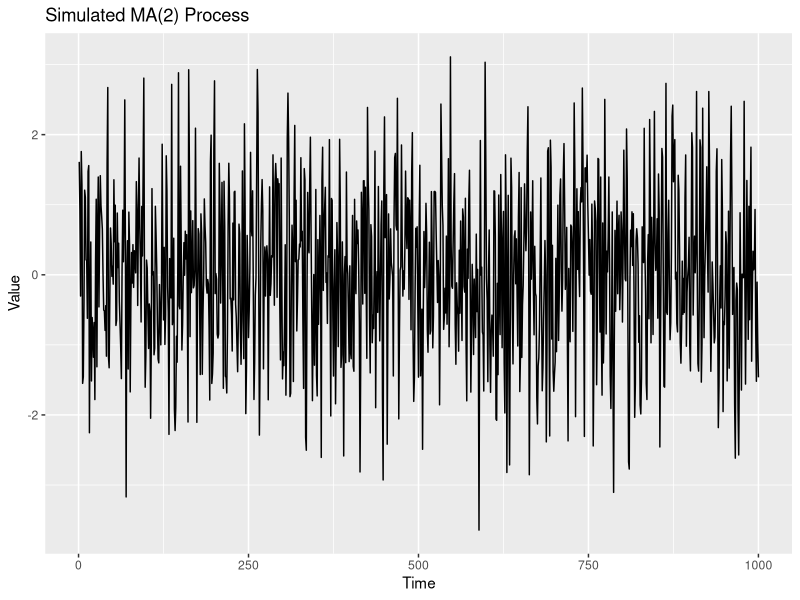
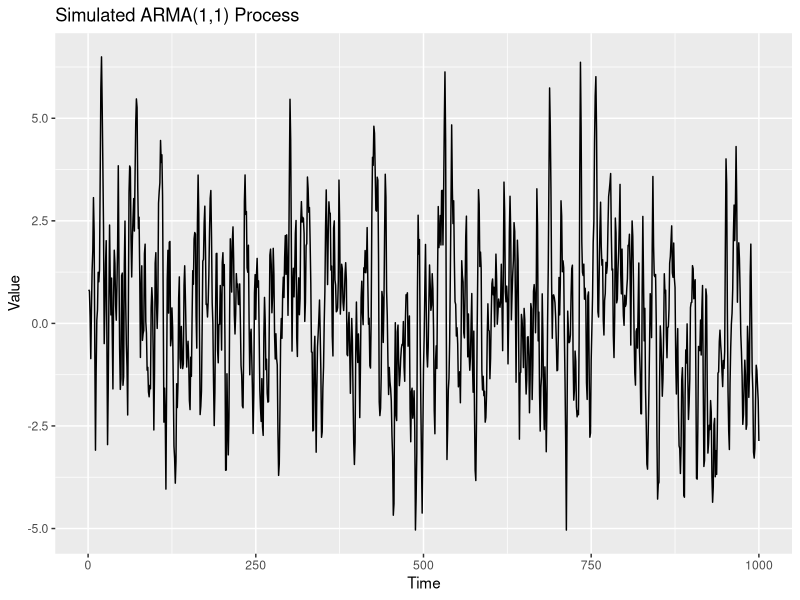
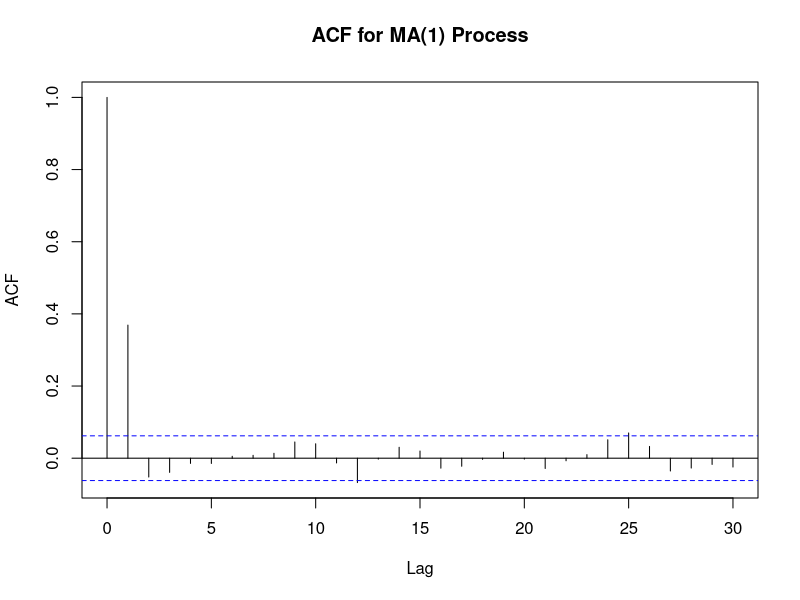
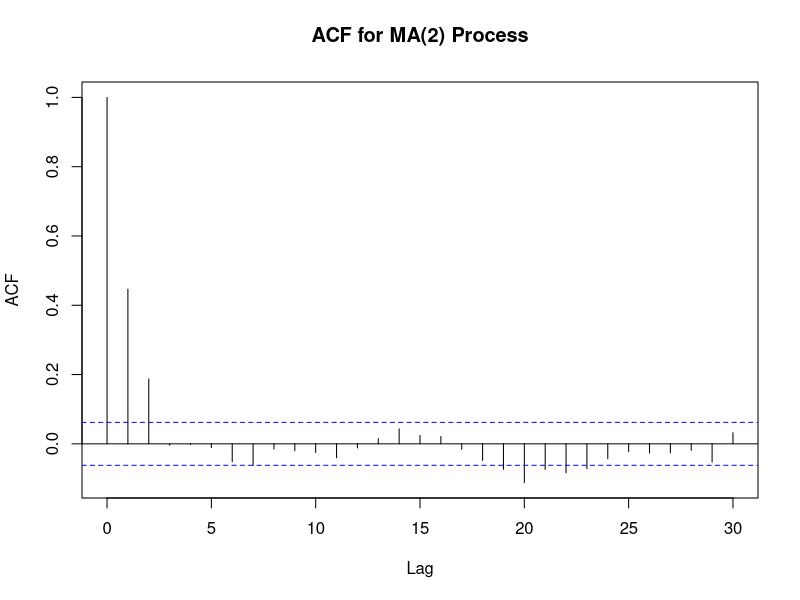
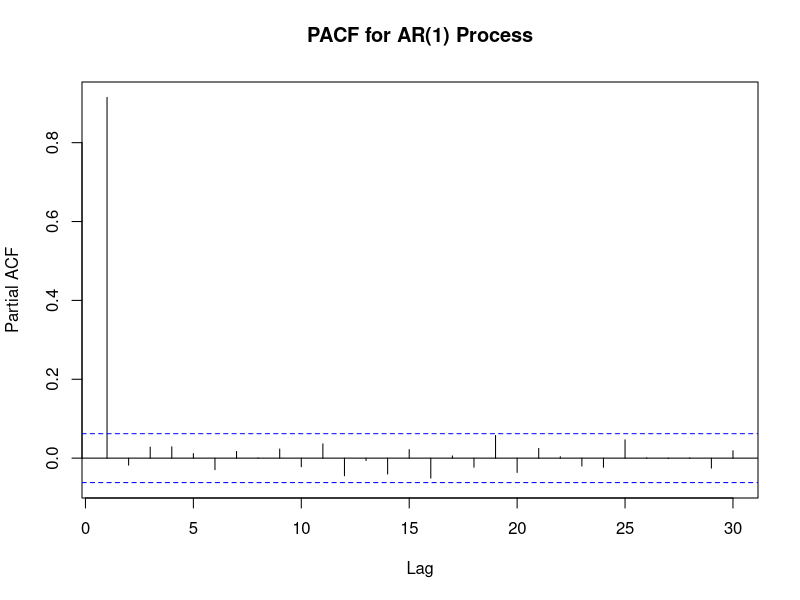
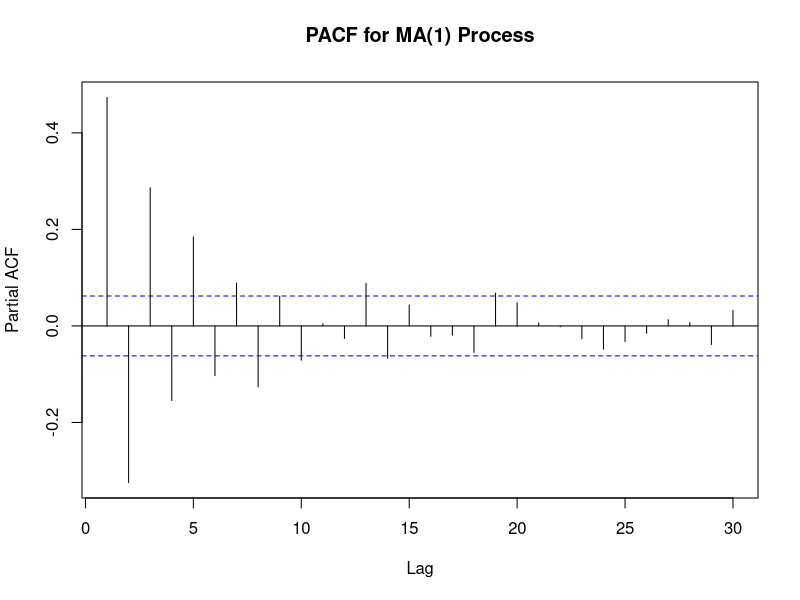

The R source for these figures, in order:
##########################################################################################
# Simulation and ACF/PACF Analysis for MA(2), ARMA(1,1), AR(1), and MA(1) Processes
##########################################################################################

# Set working directory to the folder where this script is saved (only works in RStudio)
if (requireNamespace("rstudioapi", quietly = TRUE)) {
  setwd(dirname(rstudioapi::getActiveDocumentContext()$path))
}

# Load required libraries
# install.packages(c("ggplot2", "forecast", "stats")) # Uncomment if necessary
library(ggplot2)
library(forecast)
library(stats)

# Set random seed for reproducibility
set.seed(123)

##########################################################################################
# 1. Simulate and Plot MA(2) Process
##########################################################################################

simulate_ma2 <- function(n, theta1, theta2, sigma) {
  eps <- rnorm(n + 2, sd = sigma)
  x <- numeric(n)
  for (i in 1:n) {
    x[i] <- eps[i + 2] + theta1 * eps[i + 1] + theta2 * eps[i]
  }
  return(x)
}

# Simulation parameters
n <- 1000
theta1 <- 0.5
theta2 <- -0.3
sigma <- 1

# Simulate MA(2) data
ma2_data <- simulate_ma2(n, theta1, theta2, sigma)

# Plot MA(2) simulation
png(filename = "ma2_simulated_process.png", width = 600, height = 400)
ggplot(data.frame(time = 1:n, value = ma2_data), aes(x = time, y = value)) +
  geom_line() +
  ggtitle("Simulated MA(2) Process") +
  xlab("Time") +
  ylab("Value")
dev.off()

##########################################################################################
# 2. Simulate and Plot ARMA(1,1) Process
##########################################################################################

set.seed(12345)
ar_param <- 0.6
ma_param <- 0.7

# Simulate ARMA(1,1) data
arma11_data <- arima.sim(list(order = c(1, 0, 1), ar = ar_param, ma = ma_param), n = n)

# Plot ARMA(1,1) simulation
png(filename = "arma11_simulated_process.png", width = 600, height = 400)
ggplot(data.frame(time = 1:n, value = arma11_data), aes(x = time, y = value)) +
  geom_line() +
  ggtitle("Simulated ARMA(1,1) Process") +
  xlab("Time") +
  ylab("Value")
dev.off()

##########################################################################################
# 3. ACF and PACF Plots
##########################################################################################

# Reset seed for consistent simulations
set.seed(123)

# MA(1) Process ACF
ma1_sim <- arima.sim(n = n, model = list(ma = 0.5))
png(filename = "ma1_acf.png", width = 600, height = 400)
acf(ma1_sim, main = "ACF for MA(1) Process")
dev.off()

# MA(2) Process ACF
ma2_sim <- arima.sim(n = n, model = list(ma = c(0.5, 0.3)))
png(filename = "ma2_acf.png", width = 600, height = 400)
acf(ma2_sim, main = "ACF for MA(2) Process")
dev.off()

# AR(1) Process PACF
ar1_sim <- arima.sim(n = n, model = list(ar = 0.9))
png(filename = "ar1_pacf.png", width = 600, height = 400)
pacf(ar1_sim, main = "PACF for AR(1) Process")
dev.off()

# MA(1) Process PACF
ma1_sim_pacf <- arima.sim(n = n, model = list(ma = 0.9))
png(filename = "ma1_pacf.png", width = 600, height = 400)
pacf(ma1_sim_pacf, main = "PACF for MA(1) Process")
dev.off()

# (Optional) Print PACF values
pacf_values <- pacf(ma1_sim_pacf, plot = FALSE)$acf
print(pacf_values)
